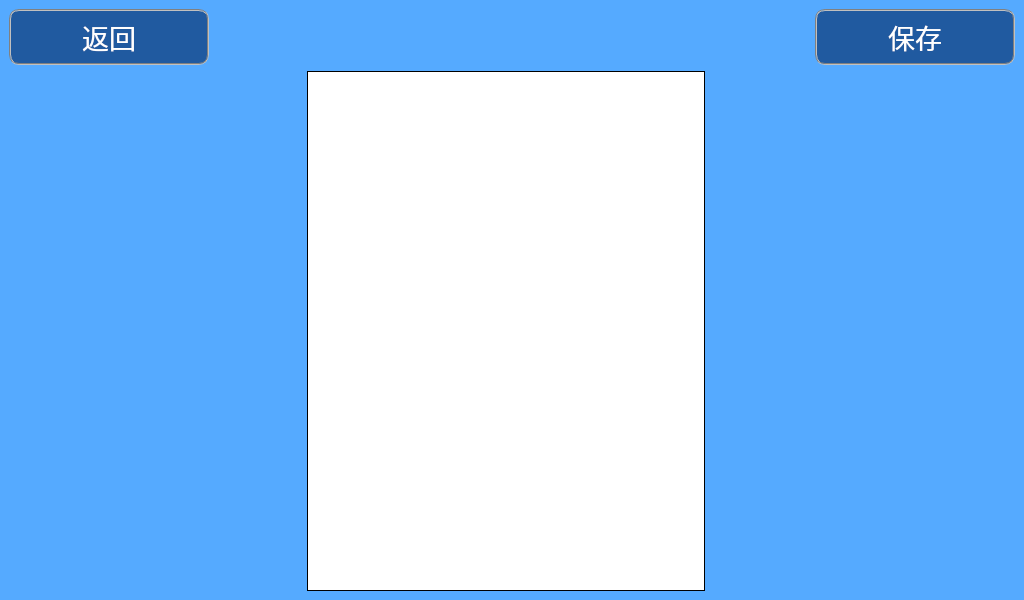
<?xml version="1.0" encoding="UTF-8"?>
<ui version="4.0">
 <class>CapturePhoto</class>
 <widget class="QDialog" name="CapturePhoto">
  <property name="geometry">
   <rect>
    <x>0</x>
    <y>0</y>
    <width>1024</width>
    <height>600</height>
   </rect>
  </property>
  <property name="windowTitle">
   <string>采集人脸图像</string>
  </property>
  <property name="autoFillBackground">
   <bool>false</bool>
  </property>
  <property name="styleSheet">
   <string notr="true">color:rgb(0, 0, 0);
background-color: rgb(85, 170, 255);</string>
  </property>
  <layout class="QGridLayout" name="gridLayout_3">
   <property name="margin">
    <number>0</number>
   </property>
   <item row="0" column="0">
    <widget class="QWidget" name="centralWgt" native="true">
     <layout class="QGridLayout" name="gridLayout_4">
      <item row="0" column="0">
       <layout class="QGridLayout" name="gridLayout" columnminimumwidth="200,0,200">
        <item row="0" column="1">
         <spacer name="horizontalSpacer_3">
          <property name="orientation">
           <enum>Qt::Horizontal</enum>
          </property>
          <property name="sizeHint" stdset="0">
           <size>
            <width>528</width>
            <height>20</height>
           </size>
          </property>
         </spacer>
        </item>
        <item row="0" column="0">
         <widget class="QPushButton" name="btnBack">
          <property name="sizePolicy">
           <sizepolicy hsizetype="Preferred" vsizetype="Preferred">
            <horstretch>0</horstretch>
            <verstretch>0</verstretch>
           </sizepolicy>
          </property>
          <property name="font">
           <font>
            <pointsize>20</pointsize>
           </font>
          </property>
          <property name="styleSheet">
           <string notr="true">color: white;
background-color: rgb(32, 90, 160);
border: 2px groove gray;
border-radius: 10px;
padding: 2px 4px;</string>
          </property>
          <property name="text">
           <string>返回</string>
          </property>
          <property name="icon">
           <iconset resource="../../../IKEmbX00-hv/IKEmbX00/Code/ikembx00UI/ikembx00.qrc">
            <normaloff>:/image/jtbq_022.ico</normaloff>:/image/jtbq_022.ico</iconset>
          </property>
          <property name="iconSize">
           <size>
            <width>40</width>
            <height>40</height>
           </size>
          </property>
         </widget>
        </item>
        <item row="0" column="2">
         <widget class="QPushButton" name="btnSave">
          <property name="sizePolicy">
           <sizepolicy hsizetype="Preferred" vsizetype="Preferred">
            <horstretch>0</horstretch>
            <verstretch>0</verstretch>
           </sizepolicy>
          </property>
          <property name="font">
           <font>
            <pointsize>20</pointsize>
           </font>
          </property>
          <property name="styleSheet">
           <string notr="true">color: white;
background-color: rgb(32, 90, 160);
border: 2px groove gray;
border-radius: 10px;
padding: 2px 4px;</string>
          </property>
          <property name="text">
           <string>保存</string>
          </property>
          <property name="icon">
           <iconset resource="../../../IKEmbX00-hv/IKEmbX00/Code/ikembx00UI/ikembx00.qrc">
            <normaloff>:/image/ok.ico</normaloff>:/image/ok.ico</iconset>
          </property>
          <property name="iconSize">
           <size>
            <width>35</width>
            <height>35</height>
           </size>
          </property>
         </widget>
        </item>
       </layout>
      </item>
      <item row="2" column="0">
       <layout class="QGridLayout" name="gridLayout_2" columnstretch="9,0,0">
        <item row="0" column="0">
         <spacer name="horizontalSpacer">
          <property name="orientation">
           <enum>Qt::Horizontal</enum>
          </property>
          <property name="sizeType">
           <enum>QSizePolicy::Preferred</enum>
          </property>
          <property name="sizeHint" stdset="0">
           <size>
            <width>310</width>
            <height>520</height>
           </size>
          </property>
         </spacer>
        </item>
        <item row="0" column="1">
         <widget class="QLabel" name="labFaceImageStream">
          <property name="sizePolicy">
           <sizepolicy hsizetype="Preferred" vsizetype="Preferred">
            <horstretch>0</horstretch>
            <verstretch>0</verstretch>
           </sizepolicy>
          </property>
          <property name="minimumSize">
           <size>
            <width>398</width>
            <height>520</height>
           </size>
          </property>
          <property name="maximumSize">
           <size>
            <width>398</width>
            <height>520</height>
           </size>
          </property>
          <property name="autoFillBackground">
           <bool>false</bool>
          </property>
          <property name="styleSheet">
           <string notr="true">background-color: rgb(255, 255, 255);</string>
          </property>
          <property name="frameShape">
           <enum>QFrame::Panel</enum>
          </property>
          <property name="text">
           <string/>
          </property>
         </widget>
        </item>
        <item row="0" column="2">
         <spacer name="horizontalSpacer_2">
          <property name="orientation">
           <enum>Qt::Horizontal</enum>
          </property>
          <property name="sizeType">
           <enum>QSizePolicy::Preferred</enum>
          </property>
          <property name="sizeHint" stdset="0">
           <size>
            <width>310</width>
            <height>520</height>
           </size>
          </property>
         </spacer>
        </item>
       </layout>
      </item>
     </layout>
    </widget>
   </item>
  </layout>
 </widget>
 <resources/>
 <connections/>
</ui>
